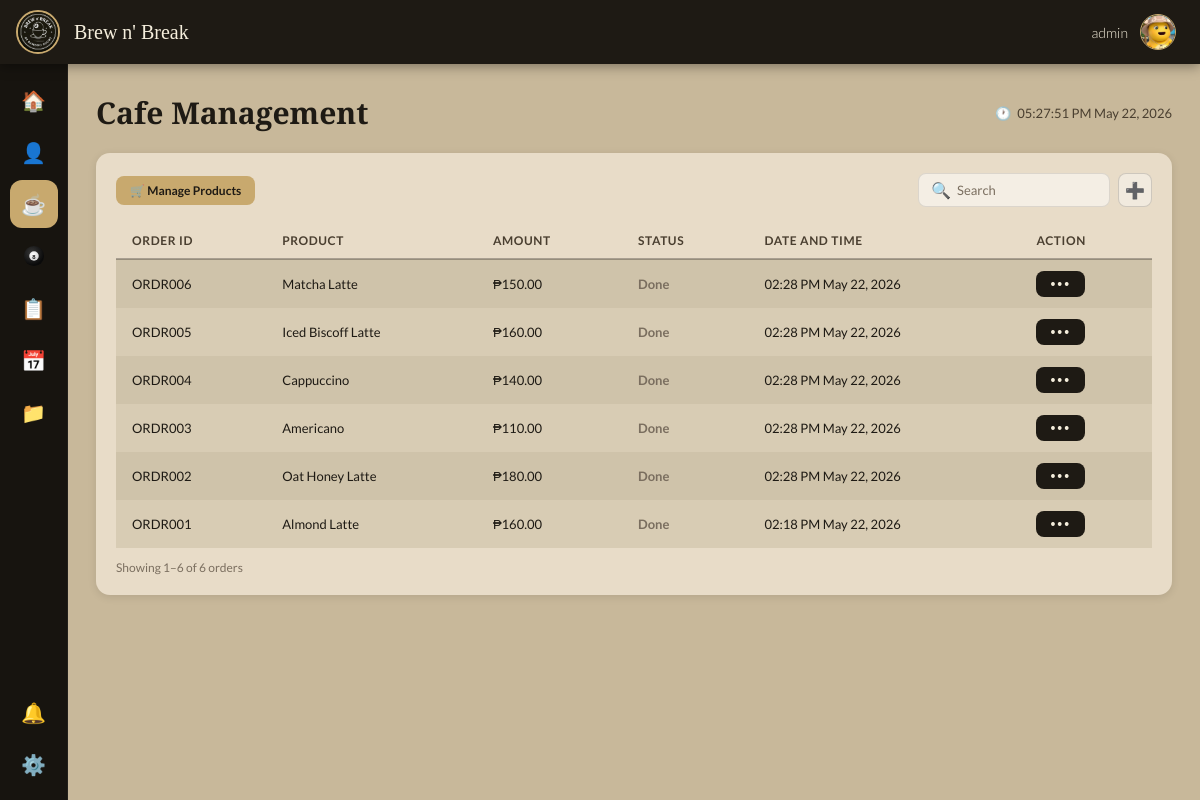
Page /brew-n-break-pos/menu.php (signed in) on the earlier database version.
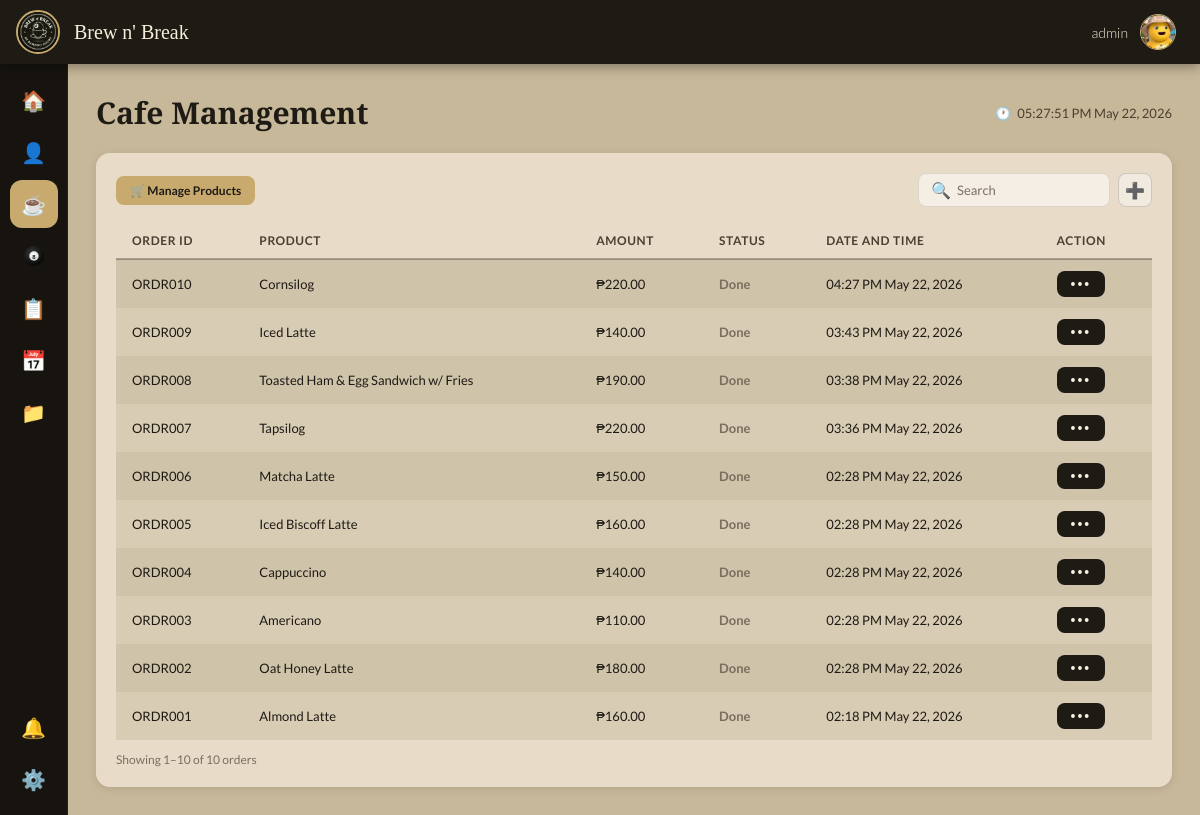
Same page on the later database version.
### tables this page shows
CREATE TABLE `orders` (
  `id` int(10) UNSIGNED NOT NULL,
  `order_code` varchar(30) NOT NULL,
  `type` varchar(30) DEFAULT 'Coffee',
  `status` varchar(30) DEFAULT 'Pending',
  `total_amount` decimal(10,2) DEFAULT 0.00,
  `created_at` timestamp NOT NULL DEFAULT current_timestamp()
);

### brew-n-break-pos/menu.php (the view, shortened to what this page needs)
<?php
$orders   = [];
$username = $_SESSION['username'] ?? 'Admin';
$userRole = ucfirst(strtolower($_SESSION['role'] ?? 'admin'));
try {
    $conn = new mysqli(DB_HOST, DB_USER, DB_PASS, DB_NAME);
    if (!$conn->connect_error) {
        $r = $conn->query("SELECT o.id, o.order_code, GROUP_CONCAT(p.name SEPARATOR ', ') as products, o.total_amount, o.status, o.type, o.created_at FROM orders o LEFT JOIN order_items oi ON oi.order_id=o.id LEFT JOIN products p ON p.id=oi.product_id GROUP BY o.id ORDER BY o.created_at DESC");
        if ($r) while ($row = $r->fetch_assoc()) $orders[] = $row;
    }
} catch (Throwable $e) {}
?>
<!DOCTYPE html>
<html lang="en">
<head>
</head>
<body>
<nav class="topnav">
  <div class="topnav-left">
    <div class="logo-circle" style="overflow:hidden;padding:0;"><img src="../img/logo.png" style="width:100%;height:100%;object-fit:cover;display:block;border-radius:50%;"/></div>
    <span class="brand">Brew n' Break</span>
  </div>
  <div class="topnav-right">
    <span class="user-label"><?= htmlspecialchars($username) ?></span>
    <div style="position:relative;">
      <div class="user-avatar" style="overflow:hidden;padding:0;cursor:pointer;" onclick="toggleAvatarMenu(event)"><?php $up=$_SESSION['photo']??'';if($up):?><img src="<?=htmlspecialchars($up)?>" style="width:100%;height:100%;object-fit:cover;border-radius:50%;display:block;" alt=""/><?php else:?><span style="font-size:18px">👤</span><?php endif;?></div>
    </div>
  </div>
</nav>
<div class="layout">
  <aside class="sidebar">
    <?php $sp=$userRole==='Staff'?'staff.php':''; ?>
    <a class="nav-item" href="<?=$sp?:'dashboard.php'?>"><span>🏠</span><span class="tip">Dashboard</span></a>
    <?php if ($userRole !== 'Staff'): ?><a class="nav-item" href="users.php"><span>👤</span><span class="tip">Users</span></a><?php endif; ?>
    <a class="nav-item active" href="menu.php"><span>☕</span><span class="tip">Cafe</span></a>
    <a class="nav-item" href="billiard.php"><svg viewBox="0 0 24 24" width="22" height="22" xmlns="http://www.w3.org/2000/svg"><text x="12" y="15.5" font-size="6.5" text-anchor="middle" fill="#111" font-family="Arial,sans-serif" font-weight="900">8</text></svg></a>
    <a class="nav-item" href="transactions.php"><span>📋</span><span class="tip">Transactions</span></a>
    <a class="nav-item" href="bookings.php"><span>📅</span><span class="tip">Bookings</span></a>
    <?php if ($userRole !== 'Staff'): ?><a class="nav-item" href="reports.php"><span>📁</span><span class="tip">Reports</span></a><?php endif; ?>
    <a class="nav-item" href="notifications.php" id="bellNavItem"><span>🔔</span><span id="bellBadge"></span><span class="tip">Notifications</span></a>
    <a class="nav-item" href="settings.php"><span>⚙️</span><span class="tip">Settings</span></a>
  </aside>
  <main class="main">
    <div class="page-header">
      <h1 class="page-title">Cafe Management</h1>
      <div class="page-time">🕐 <span id="liveClock"></span></div>
    </div>
    <div class="card" id="tableCard">
      <div class="toolbar">
        <div class="toolbar-left">
          <a class="manage-btn" href="<?= $userRole === 'Staff' ? '/brew-n-break-pos/products.php' : 'products.php' ?>">🛒 Manage Products</a>
        </div>
        <div class="toolbar-right">
          <div class="search-wrap">
            <span>🔍</span>
            <input type="text" id="searchInput" placeholder="Search" oninput="applyFilters()"/>
          </div>
          <button class="icon-btn" title="Add Order" onclick="openModal()">➕</button>
        </div>
      </div>
      <div class="tbl-wrap">
        <table>
          <thead>
            <tr>
              <th>Order ID</th><th>Product</th><th>Amount</th><th>Status</th><th>Date and Time</th><th>Action</th>
            </tr>
          </thead>
          <tbody id="tableBody">
            <?php foreach ($orders as $o):
              $statusClass = match(strtolower($o['status'])) {
                'done'      => 'status-done',
                'pending'   => 'status-pending',
                'cancelled' => 'status-cancelled',
                default     => 'status-pending'
              };
              $type = strtolower($o['type'] ?? 'all');
              $dt   = date('h:i A F j, Y', strtotime($o['created_at']));
            ?>
            <tr data-type="<?= htmlspecialchars($type) ?>"
                data-search="<?= strtolower(htmlspecialchars($o['order_code'].' '.($o['products']??''))) ?>">
              <td><?= htmlspecialchars($o['order_code']) ?></td>
              <td><?= htmlspecialchars($o['products'] ?? '–') ?></td>
              <td>₱<?= number_format($o['total_amount'], 2) ?></td>
              <td><span class="<?= $statusClass ?>"><?= htmlspecialchars($o['status']) ?></span></td>
              <td><?= $dt ?></td>
              <td>
                <div class="action-wrap" id="wrap-<?= $o['id'] ?>">
                  <button class="action-btn" onclick="toggleDD(<?= $o['id'] ?>, this)">•••</button>
                </div>
              </td>
            </tr>
            <?php endforeach; ?>
          </tbody>
        </table>
      </div>
      <div style="display:flex;align-items:center;justify-content:space-between;margin-top:12px;flex-wrap:wrap;gap:10px;flex-shrink:0;">
        <div id="pageInfo" style="font-size:12px;color:var(--muted);"></div>
      </div>
    </div>
  </main>
</div>
</body>
</html>

### brew-n-break-pos/menu.php (style rules this page uses)
*,*::before,*::after { box-sizing:border-box;margin:0;padding:0 }
:root { --dark:#1e1a14;--darker:#17140f; --card-bg:#e8dcc8;--page-bg:#c8b89a; --cream:#f5eedc;--muted:#7a6e5f; --text-dark:#1e1a14;--text-mid:#4a3f30;--gold:#c8a96e; --row-even:#d8ccb4;--row-odd:#cfc3aa; }
body { font-family:'Lato',sans-serif;background:var(--page-bg);display:flex;flex-direction:column;min-height:100vh;color:var(--text-dark); }
.topnav { background:var(--dark);display:flex;align-items:center;justify-content:space-between;padding:0 24px 0 16px;height:64px;position:sticky;top:0;z-index:100;box-shadow:0 2px 12px rgba(0,0,0,0.4); }
.topnav-left { display:flex;align-items:center;gap:14px; }
.logo-circle { width:44px;height:44px;border-radius:50%;border:2px solid var(--gold);background:var(--darker);display:flex;align-items:center;justify-content:center;font-size:18px; }
.brand { font-family:'Playfair Display',serif;font-size:20px;color:var(--cream); }
.topnav-right { display:flex;align-items:center;gap:12px; }
.user-label { font-size:14px;color:var(--cream);font-weight:300; }
.user-avatar { width:36px;height:36px;border-radius:50%;background:rgba(255,255,255,0.12);border:1.5px solid var(--gold);display:flex;align-items:center;justify-content:center;color:var(--cream);font-size:18px; }
.layout { display:flex;flex:1; }
.sidebar { width:68px;background:var(--darker);display:flex;flex-direction:column;align-items:center;padding:12px 0;gap:4px;flex-shrink:0;border-right:1px solid rgba(255,255,255,0.05);z-index:10; }
.nav-item { width:48px;height:48px;border-radius:12px;display:flex;align-items:center;justify-content:center;color:var(--muted);font-size:20px;cursor:pointer;text-decoration:none;transition:background .2s,color .2s;position:relative; }
.nav-item.active { background:var(--gold);color:var(--dark); }
.main { flex:1;padding:28px;display:flex;flex-direction:column;gap:20px;animation:fadeUp .5s ease both; }
.page-header { display:flex;align-items:center;justify-content:space-between; }
.page-title { font-family:'Playfair Display',serif;font-size:30px;color:var(--text-dark); }
.page-time { font-size:13px;color:var(--text-mid);display:flex;align-items:center;gap:6px; }
.card { background:var(--card-bg);border-radius:14px;padding:20px;box-shadow:0 2px 8px rgba(0,0,0,0.1); }
.toolbar { display:flex;align-items:center;justify-content:space-between;margin-bottom:16px;gap:12px;flex-wrap:wrap; }
.toolbar-left { display:flex;align-items:center;gap:10px; }
.manage-btn { padding:7px 14px;border-radius:8px;background:var(--gold);color:var(--dark);border:none;font-size:12px;font-family:'Lato',sans-serif;font-weight:700;cursor:pointer;text-decoration:none;display:inline-flex;align-items:center;gap:5px;transition:background .2s; }
.toolbar-right { display:flex;align-items:center;gap:8px; }
.search-wrap { display:flex;align-items:center;gap:6px;background:rgba(255,255,255,0.5);border-radius:8px;padding:6px 12px;border:1px solid rgba(0,0,0,0.1); }
.search-wrap input { border:none;background:transparent;outline:none;font-size:13px;color:var(--text-dark);width:140px;font-family:'Lato',sans-serif; }
.search-wrap input::placeholder { color:var(--muted); }
.icon-btn { width:34px;height:34px;border-radius:8px;border:1px solid rgba(0,0,0,0.15);background:rgba(255,255,255,0.4);display:flex;align-items:center;justify-content:center;cursor:pointer;font-size:16px;transition:background .2s; }
.tbl-wrap { overflow:visible; }
table { width:100%;border-collapse:collapse;font-size:13px; }
thead tr { position:sticky;top:0;z-index:5;background:var(--card-bg);border-bottom:2px solid rgba(0,0,0,0.15); }
thead th { text-align:left;padding:10px 16px;color:var(--text-mid);font-size:12px;letter-spacing:.6px;text-transform:uppercase;font-weight:700;background:var(--card-bg); }
tbody tr:nth-child(odd) { background:var(--row-odd); }
tbody tr:nth-child(even) { background:var(--row-even); }
tbody tr { transition:background .15s; }
tbody td { padding:11px 16px;color:var(--text-dark); }
.status-done { color:var(--muted);font-weight:700; }
.action-wrap { position:relative;display:inline-block; }
.action-btn { background:var(--dark);color:var(--cream);border:none;border-radius:8px;padding:5px 14px;cursor:pointer;font-size:14px;transition:background .2s;letter-spacing:2px; }

Differences in the rows shown:
added orders: order_code "ORDR010", products "Cornsilog", total_amount "220.00", status "Done", created_at "04:27 PM May 22, 2026"
added orders: order_code "ORDR009", products "Iced Latte", total_amount "140.00", status "Done", created_at "03:43 PM May 22, 2026"
added orders: order_code "ORDR008", products "Toasted Ham & Egg Sandwich w/ Fries", total_amount "190.00", status "Done", created_at "03:38 PM May 22, 2026"
added orders: order_code "ORDR007", products "Tapsilog", total_amount "220.00", status "Done", created_at "03:36 PM May 22, 2026"
Other differences:
text written by a page script: "Showing 1–6 of 6 orders" → "Showing 1–10 of 10 orders"
